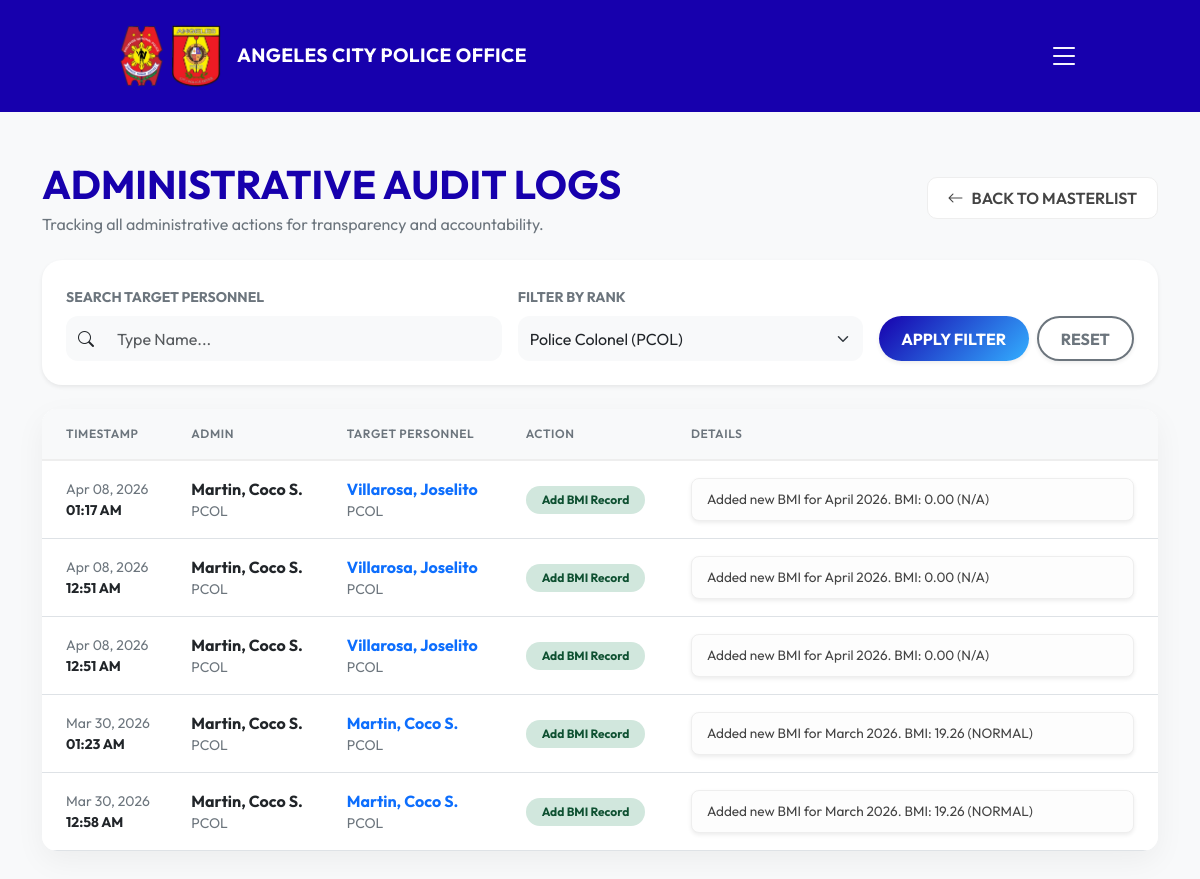
Page /audit_logs.php?rank=Police Colonel (PCOL) (signed in) on the committed database.
### tables this page shows
CREATE TABLE `audit_logs` (
  `id` int(11) NOT NULL,
  `admin_id` int(11) NOT NULL,
  `target_user_id` int(11) DEFAULT NULL,
  `action_type` varchar(100) NOT NULL,
  `action_details` text DEFAULT NULL,
  `created_at` timestamp NOT NULL DEFAULT current_timestamp()
);

CREATE TABLE `users` (
  `id` int(11) NOT NULL,
  `username` varchar(50) NOT NULL,
  `password` varchar(255) NOT NULL,
  `role` enum('admin','user') NOT NULL DEFAULT 'user',
  `last_name` varchar(100) DEFAULT NULL,
  `first_name` varchar(100) DEFAULT NULL,
  `middle_name` varchar(100) DEFAULT NULL,
  `suffix` varchar(20) DEFAULT NULL,
  `name` varchar(100) NOT NULL,
  `profile_pic` longtext DEFAULT NULL,
  `rank` varchar(50) NOT NULL,
  `gender` enum('male','female') NOT NULL,
  `birthday` date NOT NULL,
  `nationality` varchar(50) DEFAULT NULL,
  `address` text DEFAULT NULL,
  `religion` varchar(50) DEFAULT NULL,
  `contact` varchar(20) DEFAULT NULL,
  `email` varchar(100) DEFAULT NULL,
  `unit` varchar(100) DEFAULT NULL,
  `age` int(11) DEFAULT NULL,
  `img_right` longtext DEFAULT NULL,
  `img_front` longtext DEFAULT NULL,
  `img_left` longtext DEFAULT NULL,
  `created_at` timestamp NOT NULL DEFAULT current_timestamp(),
  `status` enum('active','pending','disabled') NOT NULL DEFAULT 'pending'
);

### audit_logs.php (the view, shortened to what this page needs)
<?php
require_once 'db_connection.php';
$search = $_GET['search'] ?? '';
$rank_filter = $_GET['rank'] ?? '';
try {
    $where_clauses = [];
    $params = [];
    if ($rank_filter) {
        $where_clauses[] = "target.rank = ?";
        $params[] = $rank_filter;
    }
    $where_sql = count($where_clauses) > 0 ? "WHERE " . implode(" AND ", $where_clauses) : "";
    $sql = "
        SELECT al.*,
               admin.name AS admin_name, admin.rank AS admin_rank,
               target.name AS target_name, target.rank AS target_rank
        FROM audit_logs al
        LEFT JOIN users admin ON al.admin_id = admin.id
        LEFT JOIN users target ON al.target_user_id = target.id
        $where_sql
        ORDER BY al.created_at DESC
        LIMIT 100
    ";
    $stmt = $pdo->prepare($sql);
    $stmt->execute($params);
    $logs = $stmt->fetchAll();
} catch (PDOException $e) {
    die("Error fetching logs: " . $e->getMessage());
}
function getRankAcronym($rank) {
    $ranks = [
        'Police General (PGEN)' => 'PGEN',
        'Police Lieutenant General (PLTGEN)' => 'PLTGEN',
        'Police Major General (PMGEN)' => 'PMGEN',
        'Police Brigadier General (PBGEN)' => 'PBGEN',
        'Police Colonel (PCOL)' => 'PCOL',
        'Police Lieutenant Colonel (PLTCOL)' => 'PLTCOL',
        'Police Major (PMAJ)' => 'PMAJ',
        'Police Captain (PCPT)' => 'PCPT',
        'Police Lieutenant (PLT)' => 'PLT',
        'Police Executive Master Sergeant (PEMS)' => 'PEMS',
        'Police Chief Master Sergeant (PCMS)' => 'PCMS',
        'Police Senior Master Sergeant (PSMS)' => 'PSMS',
        'Police Master Sergeant (PMSg)' => 'PMSg',
        'Police Staff Sergeant (PSSg)' => 'PSSg',
        'Police Corporal (PCpl)' => 'PCpl',
        'Patrolman / Patrolwoman (Pat)' => 'Pat'
    ];
    return $ranks[$rank] ?? $rank;
}
?>
<!DOCTYPE html>
<html lang="en">
<head>
    <link href="https://cdn.jsdelivr.net/npm/bootstrap@5.3.2/dist/css/bootstrap.min.css" rel="stylesheet">
    <link rel="stylesheet" href="https://cdn.jsdelivr.net/npm/bootstrap-icons@1.11.1/font/bootstrap-icons.css">
</head>
<body class="d-flex flex-column min-vh-100 overflow-x-hidden">
    <nav class="navbar navbar-expand-lg acpo-blue acpo-nav py-2 py-lg-3">
        <div class="container-fluid px-2 px-lg-4">
            <a href="main.php" class="navbar-brand d-flex align-items-center text-white text-decoration-none ms-3 ms-lg-5 ps-lg-5 acpo-brand-container">
                <img src="images/pnplogo.png" alt="ACPO Logo" class="me-2" style="height: 60px; width: auto;">
                <img src="images/acpologo.png" alt="PNP Logo" class="me-2 me-md-3" style="height: 70px; width: auto;">
                <span class="acpo-header-text acpo-brand-text">ANGELES CITY POLICE OFFICE</span>
            </a>
            <div class="d-flex align-items-center justify-content-end me-3 me-lg-5 pe-lg-5 acpo-btn-container">
                                <button class="btn border-0 p-0" type="button" data-bs-toggle="offcanvas" data-bs-target="#userSidebar" aria-controls="userSidebar" aria-label="Toggle user menu">
                    <i class="bi bi-list text-white hamburger-icon" style="font-size: 2rem; cursor: pointer; position: relative; "></i>
                </button>
            </div>
        </div>
    </nav>
<div class="container py-5">
    <div class="d-flex justify-content-between align-items-center mb-4">
        <div>
            <h1 class="fw-bold text-uppercase mb-1" style="color: var(--acpo-blue);">Administrative Audit Logs</h1>
            <p class="text-secondary mb-0">Tracking all administrative actions for transparency and accountability.</p>
        </div>
        <a href="main.php" class="btn btn-back">
            <i class="bi bi-arrow-left me-2"></i> BACK TO MASTERLIST
        </a>
    </div>
    <div class="card card-custom mb-4 p-4 bg-white shadow-sm border-0" style="border-radius: 20px;">
        <form action="audit_logs.php" method="GET" class="row align-items-end g-3">
            <div class="col-md-5">
                <label for="search" class="form-label small fw-bold text-secondary">SEARCH TARGET PERSONNEL</label>
                <div class="input-group">
                    <span class="input-group-text bg-light border-0" style="border-radius: 12px 0 0 12px;"><i class="bi bi-search"></i></span>
                    <input type="text" name="search" id="search" class="form-control bg-light border-0" value="<?php echo htmlspecialchars($search); ?>" placeholder="Type Name..." style="border-radius: 0 12px 12px 0; height: 45px;">
                </div>
            </div>
            <div class="col-md-4">
                <label for="rank" class="form-label small fw-bold text-secondary">FILTER BY RANK</label>
                <select name="rank" id="rank" class="form-select bg-light border-0" style="border-radius: 12px; height: 45px;">
                    <?php
                        $rank_list = [
                            'Police General (PGEN)', 'Police Lieutenant General (PLTGEN)', 'Police Major General (PMGEN)',
                            'Police Brigadier General (PBGEN)', 'Police Colonel (PCOL)', 'Police Lieutenant Colonel (PLTCOL)',
                            'Police Major (PMAJ)', 'Police Captain (PCPT)', 'Police Lieutenant (PLT)',
                            'Police Executive Master Sergeant (PEMS)', 'Police Chief Master Sergeant (PCMS)',
                            'Police Senior Master Sergeant (PSMS)', 'Police Master Sergeant (PMSg)',
                            'Police Staff Sergeant (PSSg)', 'Police Corporal (PCpl)', 'Patrolman / Patrolwoman (Pat)'
                        ];
                        foreach($rank_list as $rl):
                    ?>
                        <option value="<?php echo $rl; ?>" <?php echo ($rank_filter === $rl) ? 'selected' : ''; ?>><?php echo $rl; ?></option>
                    <?php endforeach; ?>
                </select>
            </div>
            <div class="col-md-3 d-flex gap-2">
                <button type="submit" class="btn btn-primary flex-fill fw-bold rounded-pill shadow-sm" style="height: 45px; background: linear-gradient(135deg, #1700ad 0%, #33AFFF 100%); border:none;">APPLY FILTER</button>
                <a href="audit_logs.php" class="btn btn-outline-secondary flex-fill fw-bold rounded-pill shadow-sm d-flex align-items-center justify-content-center" style="height: 45px; border-width: 2px;">RESET</a>
            </div>
        </form>
    </div>
    <div class="card card-custom">
        <div class="card-body p-0">
            <div class="table-responsive table-scroll-container">
                <table class="table table-custom mb-0 align-middle">
                    <thead>
                        <tr>
                            <th class="ps-4 py-3">Timestamp</th>
                            <th class="py-3">Admin</th>
                            <th class="py-3">Target Personnel</th>
                            <th class="py-3">Action</th>
                            <th class="py-3 pe-4">Details</th>
                        </tr>
                    </thead>
                    <tbody>
                        <?php if (empty($logs)): ?>
                            <tr>
                                <td colspan="5" class="text-center py-5">
                                    <div class="opacity-50">
                                        <i class="bi bi-journal-x display-4 mb-3 d-block"></i>
                                        NO LOGS FOUND.
                                    </div>
                                </td>
                            </tr>
                        <?php else: ?>
                            <?php foreach ($logs as $log): ?>
                                <tr>
                                    <td class="ps-4 py-3 small text-secondary">
                                        <?php echo date('M d, Y', strtotime($log['created_at'])); ?><br>
                                        <span class="fw-bold text-dark"><?php echo date('h:i A', strtotime($log['created_at'])); ?></span>
                                    </td>
                                    <td class="py-3">
                                        <div class="fw-bold text-dark"><?php echo htmlspecialchars($log['admin_name']); ?></div>
                                        <div class="small text-secondary"><?php echo getRankAcronym($log['admin_rank']); ?></div>
                                    </td>
                                    <td class="py-3">
                                        <?php if ($log['target_name']): ?>
                                            <div class="fw-bold text-primary"><?php echo htmlspecialchars($log['target_name']); ?></div>
                                            <div class="small text-secondary"><?php echo getRankAcronym($log['target_rank']); ?></div>
                                        <?php else: ?>
                                            <span class="text-muted italic">N/A</span>
                                        <?php endif; ?>
                                    </td>
                                    <td class="py-3">
                                        <?php
                                            $badgeClass = 'badge-update';
                                            if (stripos($log['action_type'], 'Add') !== false) $badgeClass = 'badge-add';
                                        ?>
                                        <span class="badge rounded-pill px-3 py-2 <?php echo $badgeClass; ?>">
                                            <?php echo htmlspecialchars($log['action_type']); ?>
                                        </span>
                                    </td>
                                    <td class="py-3 pe-4">
                                        <div class="log-details shadow-sm">
                                            <?php echo htmlspecialchars($log['action_details']); ?>
                                        </div>
                                    </td>
                                </tr>
                            <?php endforeach; ?>
                        <?php endif; ?>
                    </tbody>
                </table>
            </div>
        </div>
    </div>
</div>
</body>
</html>

### audit_logs.php (style rules this page uses)
:root { --acpo-blue: #1700ad; --acpo-dark: #000851; --acpo-accent: #33AFFF; }
body { font-family: 'Outfit', sans-serif; background-color: #f8f9fa; }
.acpo-blue { background-color: #1700ad !important; }
.acpo-nav .navbar-brand { display: flex; align-items: center; }
.acpo-header-text { font-weight: 700; font-size: 1.2rem; color: #212529; font-family: inherit; line-height: 1.2; letter-spacing: 0.02em; }
.acpo-nav .acpo-header-text { color: #ffffff !important; }
.hamburger-icon { font-size: 2.8rem; cursor: pointer; transition: color 0.3s ease; }
.card-custom { border-radius: 15px; border: none; box-shadow: 0 10px 30px rgba(0,0,0,0.05); overflow: hidden; background-color: #fff; }
.table-custom thead { background-color: #f8f9fa; border-bottom: 2px solid #eee; }
.table-custom th { font-weight: 600; text-transform: uppercase; font-size: 0.75rem; color: #6c757d; letter-spacing: 0.05em; position: sticky; top: 0; z-index: 10; background-color: #f8f9fa; }
.table-scroll-container { max-height: 600px; overflow-y: auto; position: relative; }
.badge-add { background-color: #d1e7dd !important; color: #0f5132 !important; }
.log-details { background-color: #fdfdfd; padding: 10px 15px; border-radius: 8px; border: 1px solid #eee; font-size: 0.85rem; color: #444; max-width: 450px; }
.btn-back { background: #fff; border: 1.5px solid #eee; border-radius: 10px; padding: 8px 20px; font-weight: 600; color: #444; text-decoration: none; transition: all 0.3s; display: inline-flex; align-items: center; }

### rows in the picture
audit_logs: created_at "Apr 08, 2026", created_at "01:17 AM", users.name "Martin, Coco S.", users.rank "PCOL", users.name "Villarosa, Joselito", action_type "Add BMI Record", action_details "Added new BMI for April 2026. BMI: 0.00 (N/A)"
audit_logs: created_at "Apr 08, 2026", created_at "12:51 AM", users.name "Martin, Coco S.", users.rank "PCOL", users.name "Villarosa, Joselito", action_type "Add BMI Record", action_details "Added new BMI for April 2026. BMI: 0.00 (N/A)"
audit_logs: created_at "Apr 08, 2026", created_at "12:51 AM", users.name "Martin, Coco S.", users.rank "PCOL", users.name "Villarosa, Joselito", action_type "Add BMI Record", action_details "Added new BMI for April 2026. BMI: 0.00 (N/A)"
audit_logs: created_at "Mar 30, 2026", created_at "01:23 AM", users.name "Martin, Coco S.", users.rank "PCOL", action_type "Add BMI Record", action_details "Added new BMI for March 2026. BMI: 19.26 (NORMAL)"
audit_logs: created_at "Mar 30, 2026", created_at "12:58 AM", users.name "Martin, Coco S.", users.rank "PCOL", action_type "Add BMI Record", action_details "Added new BMI for March 2026. BMI: 19.26 (NORMAL)"

### other values in the picture
form field rank "Police Colonel (PCOL)"
